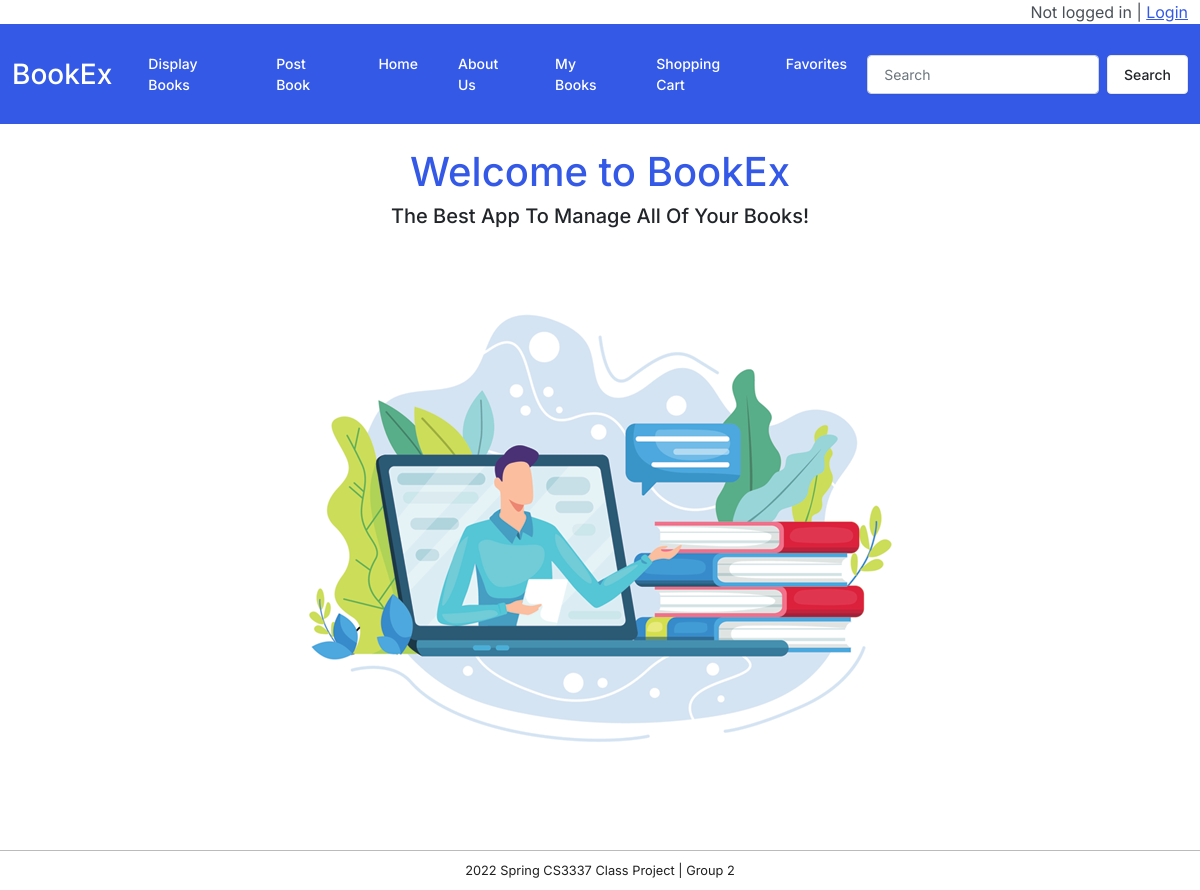
The page / on the database its author committed.
### bookMng/models.py (models this page shows, shortened)
class MainMenu(models.Model):
    item = models.CharField(max_length=200, unique=True)
    link = models.CharField(max_length=200, unique=True)

### bookMng/views.py (the view)
# urls.py: path('', views.index, name='index'),
def index(request):
    return render(request,
                  "bookMng/index.html",
                  {
                      'item_list': MainMenu.objects.all()
                  }
                  )

### BookEx/templates/bookMng/index.html (shortened to what this page needs)
{% extends "base.html" %}
{% load static %}
{% block sidenav %}
    {% for item in item_list %}
        <li class="nav-item">
            <a class="nav-link" href="{{ item.link }}"> {{ item.item }} </a>
        </li>
    {% endfor %}
{% endblock sidenav %}
{% block content %}
<h1 class="myHeadings"> Welcome to BookEx</h1>
<h5 align="center">The Best App To Manage All Of Your Books!</h5>
<div class="myCenter"><img src="{% static 'bookex-home.png' %}"></div>
{% endblock content %}

### BookEx/templates/base.html (shortened to what this page needs)
<!DOCTYPE html>
{% load static %}
<html lang="en">
<head>
    <link href="{% static 'bootstrap.min.css' %}" rel="stylesheet" type="text/css">
    <link href="{% static 'main.css' %}" rel="stylesheet" type="text/css">
    <link href="{% static 'font-awesome/css/font-awesome.min.css' %}" rel="stylesheet" type="text/css">
</head>
<body>
    <header>
        <div class="container-fluid">
            <div style="text-align: right;">
                {% if user.is_authenticated %}
                    {{ user.username }} |
                    <a href="{% url 'logout' %}?next=/" class="myLinks">Logout</a>
                {% else %}
                    Not logged in |
                    <a href="{% url 'login' %}?next=/" class="myLinks">Login</a>
                {% endif %}
            </div>
        </div>
        <nav class="navbar navbar-expand-lg navbar-dark bg-primary myNav">
            <div class="container-fluid space">
                <a class="navbar-brand myLogo">BookEx</a>
                <div class="collapse navbar-collapse" id="navbarColor01">
                    <ul class="navbar-nav me-auto">
                        {% block sidenav %}
                        {% endblock sidenav %}
                    </ul>
                    <form class="d-flex" action="{% url 'search' %}" method="get">
                        <input class="form-control me-sm-2" type="text" name="book" placeholder="Search">
                        <button class="btn btn-secondary my-2 my-sm-0" type="submit">Search</button>
                    </form>
                </div>
            </div>
        </nav>
    </header>
    <main>
        <div class="container-fluid">
            <div id="space">
                <br>
                    {% block content %}
                    {% endblock content %}
                <br>
            </div>
        </div>
    </main>
    <footer id="footer">
        2022 Spring CS3337 Class Project | Group 2
    </footer>
</body>
</html>

### BookEx/static/main.css (style rules this page uses)
#footer { font-size: 0.8em; margin-top: 5px; padding-top: 10px; padding-bottom: 10px; background-color: #FFFFFF; border-top: thin solid #BBBBBB; clear: both; color: #202020; text-align: center; }
.myNav { height: 100px; }
.myCenter { text-align: center; margin: 0 auto; }
.myLogo { font-size: 28px; }
.myLinks { color: #3459e6 }
.myHeadings { text-align: center; color: #3459e6; }

### rows shown on the page
MainMenu: item "Display Books"
MainMenu: item "Post Book"
MainMenu: item "Home"
MainMenu: item "About Us"
MainMenu: item "My Books"
MainMenu: item "Shopping Cart"
MainMenu: item "Favorites"
